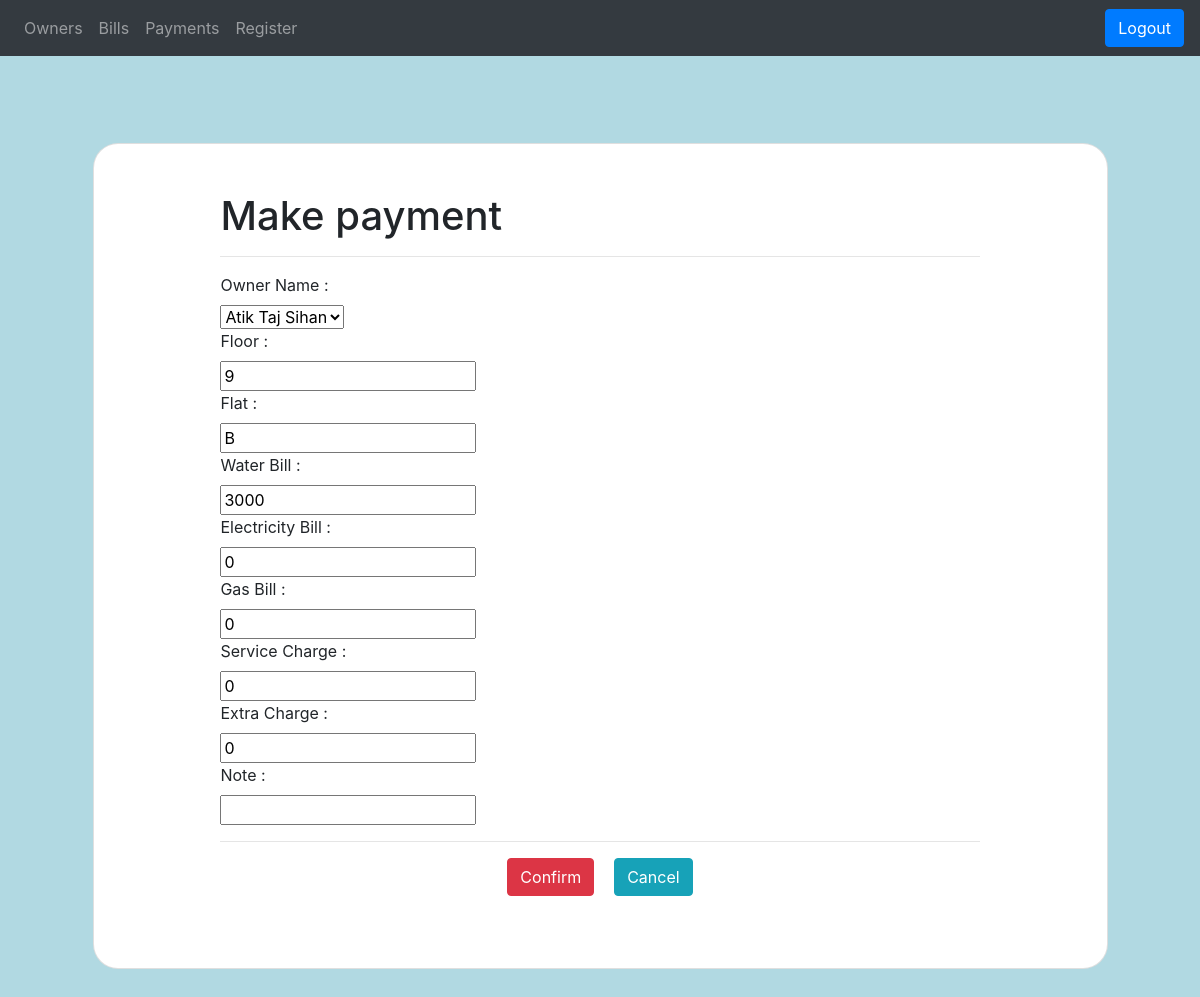
Screenshot of /update_payment/4/ (signed in) with the database file from the repository.
### management/models.py (models this page shows)
class Owner(models.Model):
    name = models.CharField(max_length=100)
    email = models.CharField(max_length=100)
    phone = models.IntegerField()
    flat = models.CharField(max_length=1)
    floor = models.IntegerField()
    nid = models.IntegerField()
    address = models.CharField(max_length=100)
    district = models.CharField(max_length=100)
    thana = models.CharField(max_length=100)
    zipcode = models.IntegerField()
    def __str__(self):
        return self.name

class Payment(models.Model):
    name = models.ForeignKey(Owner,on_delete=models.CASCADE,null=True,blank=True)
    flat = models.CharField(max_length=1,null=True,blank=True)
    floor = models.IntegerField(default=0)
    water_bill = models.IntegerField(default=0)
    gas_bill = models.IntegerField(default=0)
    current_bill = models.IntegerField(default=0)
    servicecharge = models.IntegerField(default=0)
    extracharge = models.IntegerField(default=0)
    note = models.CharField(max_length=100,null=True,blank=True)

### management/views.py (the view, shortened to what this page needs)
# urls.py: path('update_payment/<str:pk>/',views.update_payment,name="update_payment"),
@login_required(login_url='login')
def update_payment(request,pk):
    owner = Owner.objects.get(id=pk)
    payment = Payment.objects.get(name=owner)
    form = PaymentForm(instance=payment)
    context = {'form':form}
    return render(request,'payment.html',context)

### management/forms.py
class PaymentForm(ModelForm):
    class Meta:
        model = Payment
        fields = '__all__'

### templates/payment.html (shortened to what this page needs)
{% extends 'base.html' %}
{% load static %}
{% block content %}
{% include 'navbar.html' %}
<section class="vh-100" style="background-color: rgb(177, 217, 226); height:1000px; ">
    <div class="container h-100">
      <div class="row d-flex justify-content-center align-items-center h-100">
        <div class="col-lg-12 col-xl-11">
          <div class="card text-black" style="border-radius: 25px;">
            <div class="card-body p-md-5">
              <div class="row justify-content-center">
                <div class="col-md-10 ">
                    <form action="" method="POST">
                        <h1>Make payment</h1>
                        <hr>
                        <label>Owner Name :</label><br>
                        {{form.name}}
                        <br>
                        <label>Floor :</label><br>
                        {{form.floor}}
                        <br>
                        <label>Flat :</label><br>
                        {{form.flat}}
                        <br>
                        <label>Water Bill :</label><br>
                        {{form.water_bill}}
                        <br>
                        <label>Electricity Bill :</label><br>
                        {{form.current_bill}}
                        <br>
                        <label>Gas Bill :</label><br>
                        {{form.gas_bill}}
                        <br>
                        <label>Service Charge :</label><br>
                        {{form.servicecharge}}
                        <br>
                        <label>Extra Charge :</label><br>
                        {{form.extracharge}}
                        <br>
                        <label>Note :</label><br>
                        {{form.note}}
                        <hr>
                        <div class="d-flex justify-content-center mx-4 mb-3 mb-lg-4">
                            <input type="submit" class="btn btn-primary btn-danger" value="Confirm">
                            <a href="{% url 'home' %}" class="btn btn-primary btn-info" style="margin-left: 20px;">Cancel</a>
                        </div>
                    </form>
                </div>
              </div>
            </div>
          </div>
        </div>
      </div>
    </div>
  </section>
{% endblock %}

### rows the page displays
Owner: name "Atik Taj Sihan"
Payment: floor "9", flat "B", water_bill "3000", current_bill "0", gas_bill "0", servicecharge "0", extracharge "0"
